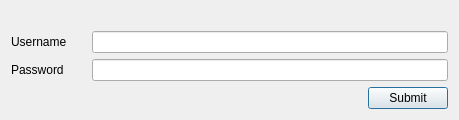
<?xml version="1.0" encoding="UTF-8"?>
<ui version="4.0">
 <class>Form</class>
 <widget class="QDialog" name="Login">
  <property name="geometry">
   <rect>
    <x>0</x>
    <y>0</y>
    <width>459</width>
    <height>118</height>
   </rect>
  </property>
  <property name="sizePolicy">
   <sizepolicy hsizetype="Minimum" vsizetype="Minimum">
    <horstretch>0</horstretch>
    <verstretch>0</verstretch>
   </sizepolicy>
  </property>
  <property name="windowTitle">
   <string>Form</string>
  </property>
  <layout class="QVBoxLayout" name="verticalLayout">
   <item>
    <widget class="QLabel" name="message">
     <property name="text">
      <string/>
     </property>
    </widget>
   </item>
   <item>
    <layout class="QHBoxLayout" name="horizontalLayout">
     <item>
      <widget class="QLabel" name="label">
       <property name="minimumSize">
        <size>
         <width>75</width>
         <height>0</height>
        </size>
       </property>
       <property name="text">
        <string>Username</string>
       </property>
      </widget>
     </item>
     <item>
      <widget class="QLineEdit" name="username"/>
     </item>
    </layout>
   </item>
   <item>
    <layout class="QHBoxLayout" name="horizontalLayout_2">
     <item>
      <widget class="QLabel" name="label_2">
       <property name="minimumSize">
        <size>
         <width>75</width>
         <height>0</height>
        </size>
       </property>
       <property name="text">
        <string>Password</string>
       </property>
      </widget>
     </item>
     <item>
      <widget class="QLineEdit" name="password"/>
     </item>
    </layout>
   </item>
   <item>
    <layout class="QHBoxLayout" name="horizontalLayout_3">
     <item>
      <spacer name="horizontalSpacer">
       <property name="orientation">
        <enum>Qt::Horizontal</enum>
       </property>
       <property name="sizeHint" stdset="0">
        <size>
         <width>40</width>
         <height>20</height>
        </size>
       </property>
      </spacer>
     </item>
     <item>
      <widget class="QPushButton" name="submit">
       <property name="text">
        <string>Submit</string>
       </property>
      </widget>
     </item>
    </layout>
   </item>
  </layout>
  <action name="actionShow_in_explorer">
   <property name="text">
    <string>Show in explorer</string>
   </property>
  </action>
 </widget>
 <resources/>
 <connections/>
</ui>
